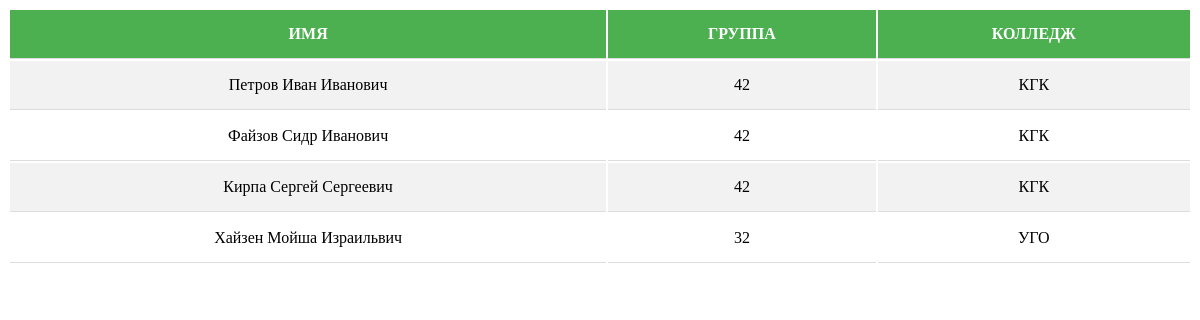
The app's page /db/pri/ with its own data.
### db_show/models.py (models this page shows)
class Student(models.Model):
    last_name = models.CharField(max_length=30)
    first_name = models.CharField(max_length=30)
    second_name = models.CharField(max_length=30)
    birthday = models.DateField(max_length=30)
    id_group = models.ForeignKey(Group)
    @property
    def get_fio(self):
        return self.last_name + " " + self.first_name +" "+ self.second_name
    def __str__(self):
        return self.get_fio

class Group(models.Model):
    name_group = models.CharField(max_length=30)
    id_college = models.ForeignKey(College)
    def __str__(self):
        return self.name_group

class College(models.Model):
    name_college = models.CharField(max_length=30)
    def __str__(self):
        return self.name_college

### db_show/views.py (the view)
def prin(request):
    groups_list = []
    students_list = []
    list_college = {}
    colleges = College.objects.filter()
    group = Group.objects.filter(id_college=colleges)
    students = Student.objects.filter().all()
    for college in colleges:
        group = Group.objects.filter(id_college=college)
        list_college[college] = Student.objects.filter(id_group=group)
    dict_val = {'students': students}
    return render(request,'student.html',dict_val)

### db_show/templates/student.html (shortened to what this page needs)
{% load staticfiles %}
<!DOCTYPE html>
<html lang="en">
<head>
     <link rel="stylesheet" type="text/css" href="{% static 'db_show/style.css' %}"/>
</head>
<body>
<table>
<tr>
    <th>ИМЯ</th>
    <th>ГРУППА</th>
    <th>КОЛЛЕДЖ</th>
    </tr>
{% for student in students %}
   <tr>
       <td>{{ student }}</td>
       <td>{{ student.id_group }}</td>
       <td>{{ student.id_group.id_college }}</td>
   </tr>
{% endfor %}
</table>
</body>
</html>

### db_show/static/db_show/style.css (style rules this page uses)
table { width: 100%; }
th, td { border-bottom: 1px solid #ddd; padding: 15px; text-align: center; }
tr:nth-child(even) { background-color: #f2f2f2 }
th { background-color: #4CAF50; color: white; }

### records on screen
Student: last_name+first_name+second_name "Петров Иван Иванович", id_group "42", id_group.id_college "КГК"
Student: last_name+first_name+second_name "Файзов Сидр Иванович", id_group "42", id_group.id_college "КГК"
Student: last_name+first_name+second_name "Кирпа Сергей Сергеевич", id_group "42", id_group.id_college "КГК"
Student: last_name+first_name+second_name "Хайзен Мойша Израильвич", id_group "32", id_group.id_college "УГО"
